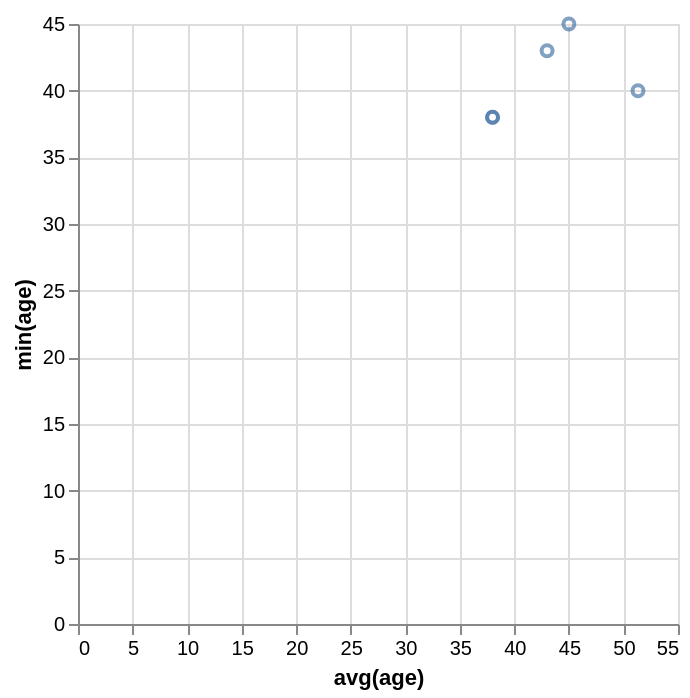

This figure's Vega-Lite source:
### Vega-Lite specification from a JSON file in a GitHub repository (floating-point values rounded to 4 significant figures)
{"data": {"values": [{"x_data": 45, "y_data": 45}, {"x_data": 43, "y_data": 43}, {"x_data": 38, "y_data": 38}, {"x_data": 38, "y_data": 38}, {"x_data": 51.33, "y_data": 40}]}, "mark": "point", "encoding": {"x": {"field": "x_data", "type": "quantitative", "title": "avg(age)"}, "y": {"field": "y_data", "type": "quantitative", "title": "min(age)"}}}
